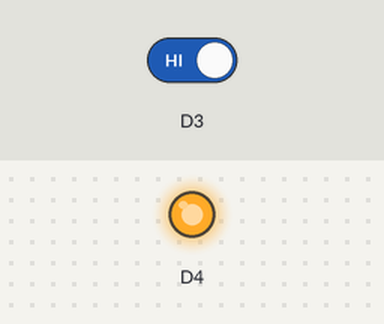
The sketch below on a simulated ESP8266 (NodeMCU). On the bench: output pins drawn as LEDs (lit = HIGH). The inputs (shaded band) are chosen by the test bench; at power-on: D3 HIGH. What the sketch prints to the serial monitor is not drawn.

Above: at 1.2 s.
1.3 s: D3 driven LOW
At 2.5 s:
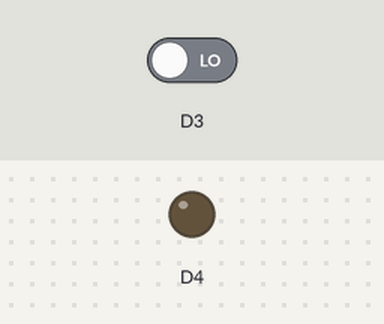
2.8 s: D3 driven HIGH
At 3.7 s:
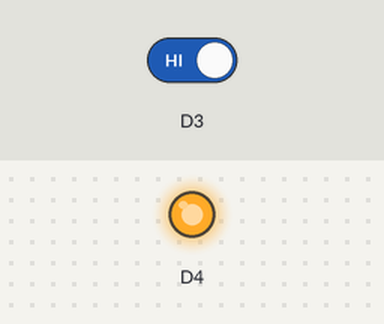
Timing chart, 0 to 5.8 s (numbered marks = the images above; inputs shaded):
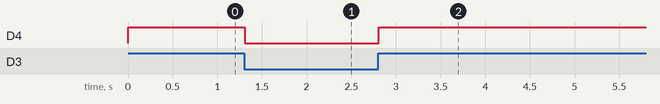

Measured:
- after the input at 1.3 s, D4: HIGH → LOW at once
- after the input at 2.8 s, D4: LOW → HIGH at once

The sketch:

1.led.ino
```cpp
#include <Arduino.h>
int key=0;
void setup() {
  // 设置波特率
  Serial.begin(9600);
  Serial.println("");
  // 设置引脚模式
  pinMode(D4, OUTPUT);//设置D4为输出模式
  pinMode(D3,INPUT);     //0脚做输入——KEY引脚
}
void loop() {
  key=digitalRead(D3); //将0脚检测得电平赋值给key;
  if(key==LOW) digitalWrite(D4,LOW);    //如果检测为低电平，就点亮LED灯
  else  digitalWrite(D4,HIGH);   //否则就点亮LED灯

  if (digitalRead(D4) == HIGH) Serial.println("LED关闭");//高电平，输出LED关闭
  else  Serial.println("LED打开");//低电平，输出LED打开
}
```
